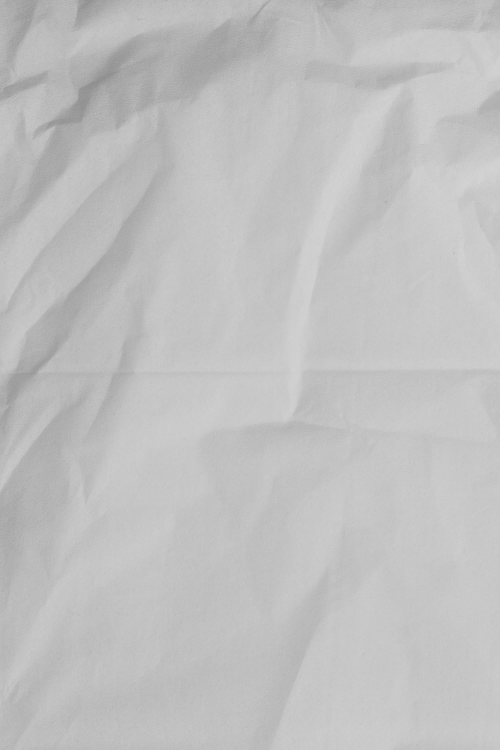
#> input picture Textures/texture2.png, 1000 x 1500 px, found by its file name (shown at 1/2 size); its folder holds 4 pictures in this run
$ jupyter execute --allow-errors HW4.ipynb   (older library calls are emulated)
#> lines starting #> are read from the running program, lines starting #| are printed output that depends on the picture
[cell 1]
import cv2
import os
from tqdm import tqdm
import numpy as np
import matplotlib.pyplot as plt
import random

[cell 2]
DEFAULT_BACKGROUND_COLOUR = 250
CHANNELS = 3
VAR = 9

class PaperGeneration:
    def __init__(self, width, height, colour = DEFAULT_BACKGROUND_COLOUR, channels = CHANNELS, var = VAR):
        self.colour = colour
        self.var = var
        self.channels = channels
        pure_paper = self.create_paper(width, height)
        textured_paper = self.add_texture(pure_paper)
        self.noised_textured_paper = self.add_noise(textured_paper)

    def create_paper(self, height, width):
        image = np.full((height, width, self.channels), self.colour, dtype=np.uint8)
        return image

    def add_texture(self, image):
        texture = cv2.imread('/home/arsen/Textures/texture' + str(random.randint(1,3)) + '.png')
#> texture is the input picture: shape (1500, 1000, 3); min 140, max 214, mean 191.9
        texture = cv2.resize(texture, (image.shape[1], image.shape[0]))
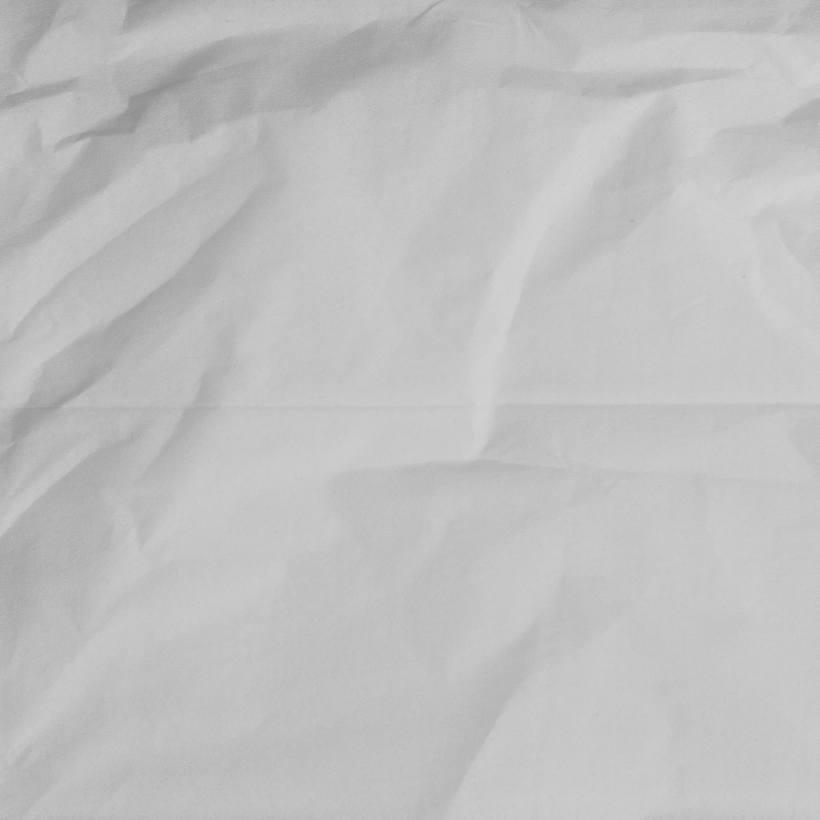
#> texture: shape (4096, 4096, 3) (shown at 1/5 size); min 141, max 214, mean 191.8
        weight1 = random.uniform(0.3,0.6)
        weight2 = 1 - weight1
        textured_image = cv2.addWeighted(image, weight1, texture, weight2, 0, dtype=cv2.CV_32F)
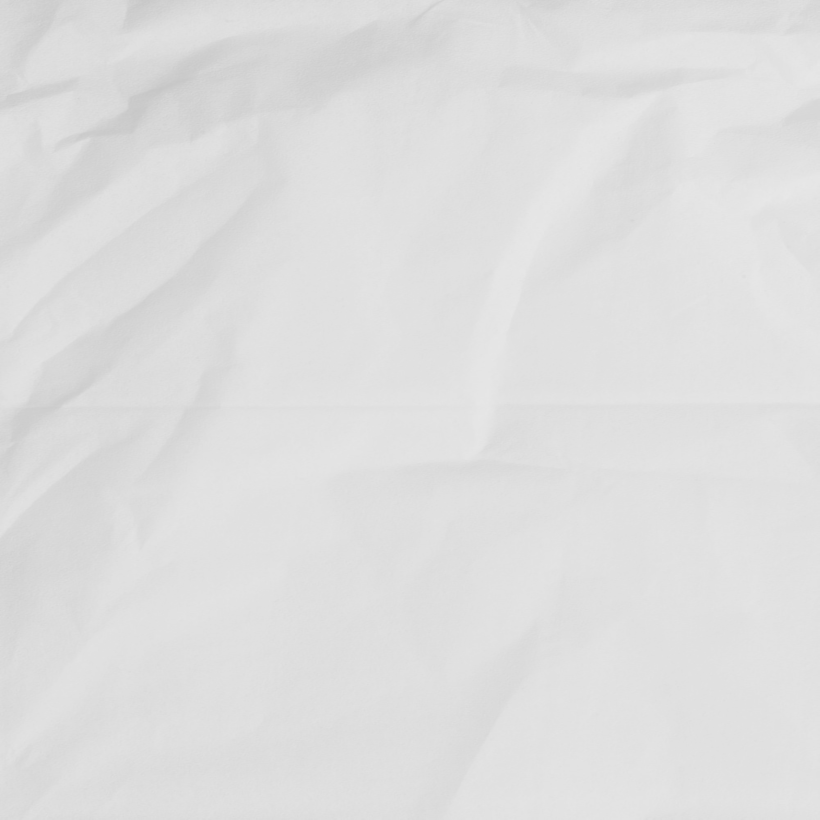
#> textured_image: shape (4096, 4096, 3) float32 (shown at 1/5 size); min 198.5, max 233, mean 222.5
#> image: shape (4096, 4096, 3); every value is 250
        return textured_image

    def add_noise(self, image, mean=0, ratio=1):
#> called with mean = 0, ratio = 1
        width, height, channels = image.shape
#> width = 4096; height = 4096; channels = 3
        new_height = int(height / ratio)
#> new_height = 4096
        new_width = int(width / ratio)
#> new_width = 4096
        mask = np.random.normal(mean, self.var**0.5, (new_width, new_height, self.channels))
        if ratio > 1:
            mask = cv2.resize(mask, dsize=(width, height), interpolation=cv2.INTER_LINEAR)
        image = image + mask.reshape((width, height, CHANNELS))
        return np.clip(image, 0, 255)

    def get_image(self):
        return self.noised_textured_paper
